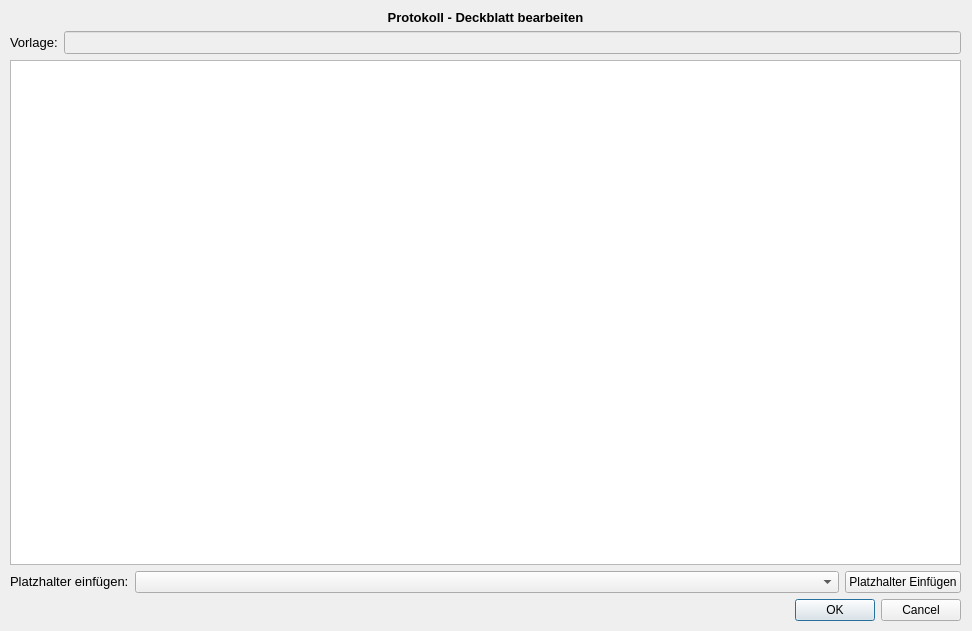
<?xml version="1.0" encoding="UTF-8"?>
<ui version="4.0">
 <class>PatternEditorReportItemSettings</class>
 <widget class="QDialog" name="PatternEditorReportItemSettings">
  <property name="geometry">
   <rect>
    <x>0</x>
    <y>0</y>
    <width>972</width>
    <height>631</height>
   </rect>
  </property>
  <property name="windowTitle">
   <string>Dialog</string>
  </property>
  <widget class="QWidget" name="verticalLayoutWidget">
   <property name="geometry">
    <rect>
     <x>10</x>
     <y>10</y>
     <width>951</width>
     <height>611</height>
    </rect>
   </property>
   <layout class="QVBoxLayout" name="verticalLayout">
    <item>
     <widget class="QLabel" name="label">
      <property name="font">
       <font>
        <pointsize>10</pointsize>
        <weight>75</weight>
        <bold>true</bold>
       </font>
      </property>
      <property name="text">
       <string>Protokoll - Deckblatt bearbeiten</string>
      </property>
      <property name="alignment">
       <set>Qt::AlignCenter</set>
      </property>
     </widget>
    </item>
    <item>
     <layout class="QHBoxLayout" name="horizontalLayout_2">
      <item>
       <widget class="QLabel" name="label_2">
        <property name="sizePolicy">
         <sizepolicy hsizetype="Preferred" vsizetype="Fixed">
          <horstretch>0</horstretch>
          <verstretch>0</verstretch>
         </sizepolicy>
        </property>
        <property name="font">
         <font>
          <pointsize>10</pointsize>
         </font>
        </property>
        <property name="text">
         <string>Vorlage:</string>
        </property>
       </widget>
      </item>
      <item>
       <widget class="QLineEdit" name="PatternName">
        <property name="enabled">
         <bool>false</bool>
        </property>
        <property name="sizePolicy">
         <sizepolicy hsizetype="Expanding" vsizetype="Fixed">
          <horstretch>0</horstretch>
          <verstretch>0</verstretch>
         </sizepolicy>
        </property>
        <property name="font">
         <font>
          <pointsize>10</pointsize>
         </font>
        </property>
       </widget>
      </item>
     </layout>
    </item>
    <item>
     <widget class="QTextEdit" name="textBody">
      <property name="sizePolicy">
       <sizepolicy hsizetype="Expanding" vsizetype="Expanding">
        <horstretch>0</horstretch>
        <verstretch>0</verstretch>
       </sizepolicy>
      </property>
      <property name="acceptRichText">
       <bool>false</bool>
      </property>
     </widget>
    </item>
    <item>
     <layout class="QHBoxLayout" name="horizontalLayout_3">
      <item>
       <widget class="QLabel" name="label_3">
        <property name="sizePolicy">
         <sizepolicy hsizetype="Fixed" vsizetype="Fixed">
          <horstretch>0</horstretch>
          <verstretch>0</verstretch>
         </sizepolicy>
        </property>
        <property name="font">
         <font>
          <pointsize>10</pointsize>
         </font>
        </property>
        <property name="text">
         <string>Platzhalter einfügen:</string>
        </property>
       </widget>
      </item>
      <item>
       <widget class="QComboBox" name="wildcards"/>
      </item>
      <item>
       <widget class="QPushButton" name="insertWildcard">
        <property name="sizePolicy">
         <sizepolicy hsizetype="Fixed" vsizetype="Fixed">
          <horstretch>0</horstretch>
          <verstretch>0</verstretch>
         </sizepolicy>
        </property>
        <property name="text">
         <string>Platzhalter Einfügen</string>
        </property>
       </widget>
      </item>
     </layout>
    </item>
    <item>
     <widget class="QDialogButtonBox" name="buttonBox">
      <property name="orientation">
       <enum>Qt::Horizontal</enum>
      </property>
      <property name="standardButtons">
       <set>QDialogButtonBox::Cancel|QDialogButtonBox::Ok</set>
      </property>
     </widget>
    </item>
   </layout>
  </widget>
 </widget>
 <resources/>
 <connections>
  <connection>
   <sender>buttonBox</sender>
   <signal>accepted()</signal>
   <receiver>PatternEditorReportItemSettings</receiver>
   <slot>accept()</slot>
   <hints>
    <hint type="sourcelabel">
     <x>248</x>
     <y>254</y>
    </hint>
    <hint type="destinationlabel">
     <x>157</x>
     <y>274</y>
    </hint>
   </hints>
  </connection>
  <connection>
   <sender>buttonBox</sender>
   <signal>rejected()</signal>
   <receiver>PatternEditorReportItemSettings</receiver>
   <slot>reject()</slot>
   <hints>
    <hint type="sourcelabel">
     <x>316</x>
     <y>260</y>
    </hint>
    <hint type="destinationlabel">
     <x>286</x>
     <y>274</y>
    </hint>
   </hints>
  </connection>
 </connections>
</ui>
